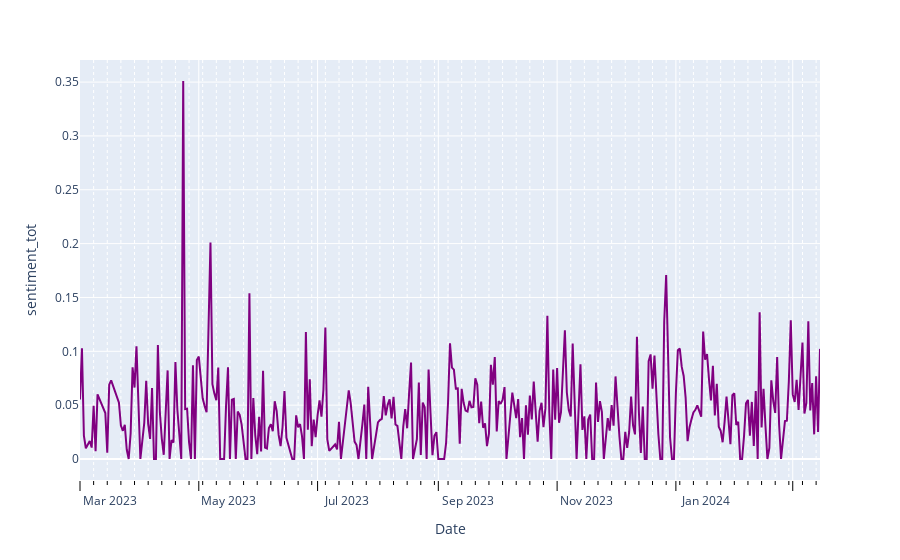

Source (notebook cell):
### Markdown cell above
Let's zoom in
Visualizing the COMPOUND SENTIMENT SCORE over the DATE for the year of 2023/03 - 2024/03

### Code cell
#ApM = ApM.loc[(ApM["Ticker"] == "AAPL")]
ApM_2023 = ApM.loc[(ApM["Date"] >= "2023-03-01")] 

fig = px.line(ApM_2023, x='Date', y='sentiment_tot')
fig.update_traces(line_color='purple')
fig.update_xaxes(ticks= "outside",
                 ticklabelmode= "period", 
                 tickcolor= "black", 
                 ticklen=10, 
                 minor=dict(
                     ticklen=4,  
                     dtick=7*24*60*60*1000,  
                     tick0="2023-03-01", 
                     griddash='dot', 
                     gridcolor='white')
                )

fig.show()

### Figure 1 — Plotly figure (JSON) as saved in the notebook; plotly's stock layout.template omitted (floating-point values rounded to 4 significant figures; data arrays with more than 128 entries replaced by an {"elided": "..."} marker saying what was removed)
{"data": [{"hovertemplate": "Date=%{x}<br>sentiment_tot=%{y}<extra></extra>", "legendgroup": "", "line": {"color": "purple", "dash": "solid"}, "marker": {"symbol": "circle"}, "mode": "lines", "name": "", "orientation": "v", "showlegend": false, "type": "scatter", "x": {"elided": "351 str values"}, "xaxis": "x", "y": {"elided": "351 float values"}, "yaxis": "y"}], "layout": {"legend": {"tracegroupgap": 0}, "margin": {"t": 60}, "xaxis": {"anchor": "y", "domain": [0, 1], "minor": {"dtick": 604800000, "gridcolor": "white", "griddash": "dot", "tick0": "2023-03-01", "ticklen": 4}, "tickcolor": "black", "ticklabelmode": "period", "ticklen": 10, "ticks": "outside", "title": {"text": "Date"}}, "yaxis": {"anchor": "x", "domain": [0, 1], "title": {"text": "sentiment_tot"}}}}
